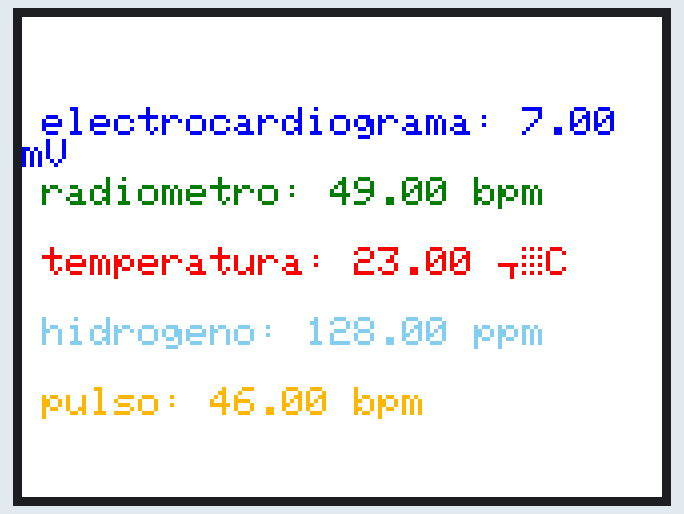
The program below on a simulated ESP32. On the bench: 320×240 colour display. Random numbers use the default seed unless the program sets one; what the program prints to the serial monitor is not drawn.

Above: at 0.4 s.
At 4.8 s:
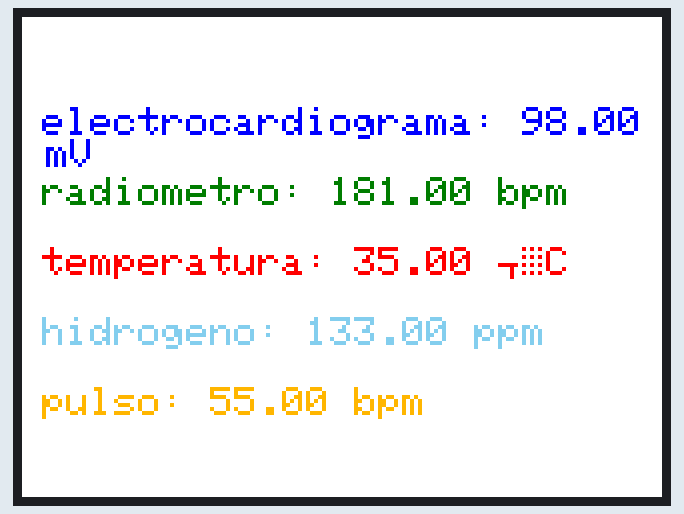
At 9.8 s:
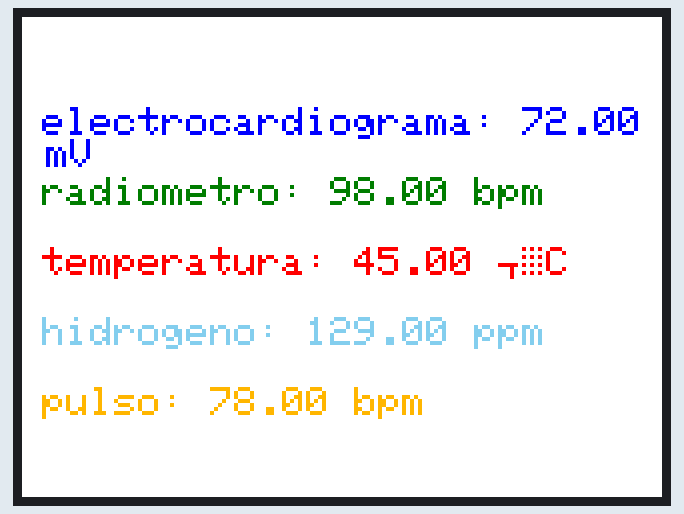
At 19.8 s:
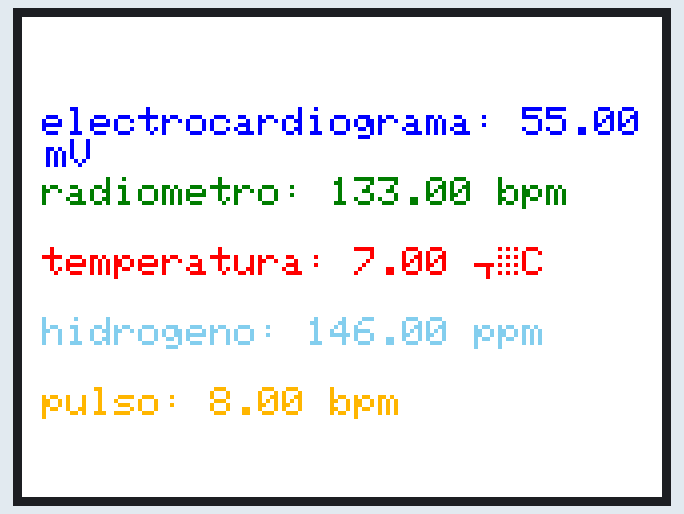
At 29.1 s:
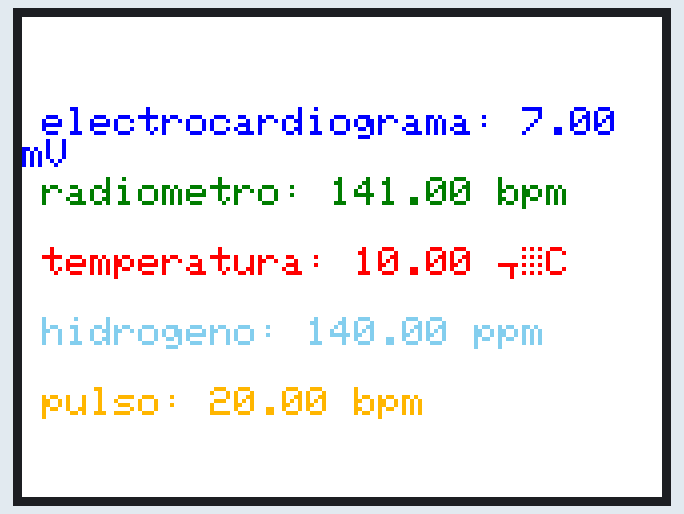
At 39.1 s:
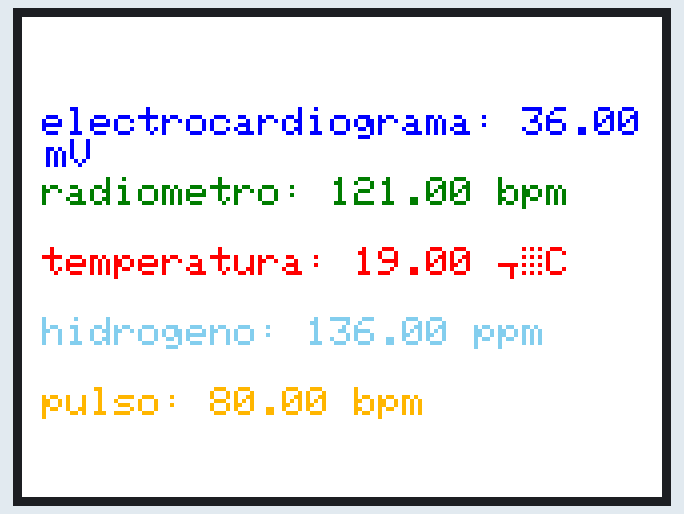

Measured:
- what the display in image 1 shows lasts 0.6 s, from 4.7 s to 5.3 s

The program:

main.cpp
```cpp
#include <Arduino.h>
#include <TFT_eSPI.h>
#include "Electrocardiograma.h"
#include "Radiometro.h"
#include "Temperatura.h"
#include "Hidrogeno.h"
#include "Dispositivo.h"
#include "pulso.h"

TFT_eSPI tft;
Electrocardiograma electrocardiograma("electrocardiograma");
Radiometro radiometro("radiometro");
Temperatura temperatura("temperatura");
Hidrogeno hidrogeno("hidrogeno");
Pulso pulso("pulso");

Dispositivo dispositivo("pulsera");

void setup() {
dispositivo.registrarSensores(&electrocardiograma);
dispositivo.registrarSensores(&radiometro);
dispositivo.registrarSensores(&temperatura);
dispositivo.registrarSensores(&hidrogeno);
dispositivo.registrarSensores(&pulso);

Serial.begin(115200);
  pinMode(TFT_BL, OUTPUT);
  digitalWrite(TFT_BL, HIGH);

  tft.init();
  tft.setRotation(1);
  tft.fillScreen(TFT_WHITE);
  tft.setTextSize(2);
}

void loop() {
tft.fillScreen(TFT_WHITE);

tft.setCursor(10, 45);
tft.setTextColor(TFT_BLUE, TFT_WHITE);
tft.print("electrocardiograma: ");
tft.print(electrocardiograma.obtenerLecturas());
tft.print(" mV");


tft.setCursor(10, 80);
tft.setTextColor(TFT_DARKGREEN, TFT_WHITE);
tft.print("radiometro: ");
tft.print(radiometro.obtenerLecturas());
tft.print(" bpm");


tft.setCursor(10, 115);
tft.setTextColor(TFT_RED, TFT_WHITE);
tft.print("temperatura: ");
tft.print(temperatura.obtenerLecturas());
tft.print(" °C");


tft.setCursor(10, 150);
tft.setTextColor(TFT_SKYBLUE, TFT_WHITE);
tft.print("hidrogeno: ");
tft.print(hidrogeno.obtenerLecturas());
tft.print(" ppm ");

tft.setCursor(10, 185);
tft.setTextColor(TFT_ORANGE, TFT_WHITE);
tft.print("pulso: ");
tft.print(pulso.obtenerLecturas());
tft.print(" bpm");

dispositivo.mostrarCantidaddes();

delay(500);


}
```

Acelerometro.h
```cpp
#ifndef ACELEROMETRO_H
#define ACELEROMETRO_H

#include "Sensor.h"


class Acelerometro : public Sensor{
private:
double leer () const override;

const char* unidad() const override;

public:
explicit Acelerometro(const char* nombre);

double obtenerLecturas() const override;

};

#endif
```

Dispositivo.h
```cpp
#ifndef DISPOSITIVO_H
#define DISPOSITIVO_H


#include "Sensor.h"
#include <vector>

class Dispositivo {
    private:
    const char* nombre;
    std::vector<Sensor*> sensores;

    public:
    explicit Dispositivo(const char* nombre);

    bool registrarSensores(Sensor* sensores);

    void mostrarCantidaddes() const;

};

#endif
```

Electrocardiograma.h
```cpp
#ifndef ELECTROCARDIONGRAMA_H
#define ELECTROCARDIONGRAMA_H

#include "Sensor.h"

class Electrocardiograma : public Sensor{
private:
double leer () const override;

const char* unidad() const override;

public:

explicit Electrocardiograma(const char* nombre);

double obtenerLecturas() const override;


};

#endif
```

Hidrogeno.h
```cpp
#ifndef HIDROGENO_H
#define HIDROGENO_H

#include "Sensor.h"

class Hidrogeno : public Sensor{
private:
double leer () const override;

const char* unidad() const override;

public:

explicit Hidrogeno(const char* nombre);

double obtenerLecturas() const override;


};

#endif
```

Pulso.h
```cpp
#ifndef PULSO_H
#define PULSO_H


#include "Sensor.h"

class Pulso : public Sensor{
private:
double leer () const override;

const char* unidad() const override;

public:
explicit Pulso(const char* nombre);

double obtenerLecturas() const override;
};

#endif
```

Radiometro.h
```cpp
#ifndef RADIOMETRO_H
#define RADIOMETRO_H

#include "Sensor.h"

class Radiometro : public Sensor{
private:
double leer () const override;

const char* unidad() const override;

public:

explicit Radiometro(const char* nombre);

double obtenerLecturas() const override;


};

#endif
```

Sensor.h
```cpp
#ifndef SENSOR_H
#define SENSOR_H

#include <Arduino.h>

class Sensor {
private:
const char* nombre;
virtual double leer () const = 0;

virtual const char* unidad() const {return "indefinido";};

public:
explicit Sensor(const char* nombre);

const char* getNombre()const;

virtual double obtenerLecturas() const = 0;

void mostrarEstados();

virtual ~Sensor()=default;
};


#endif
```

Temperatura.h
```cpp
#ifndef TEMPERATURA_H
#define TEMPERATURA_H

#include "Sensor.h"

class Temperatura : public Sensor {
private:
double leer () const override;

const char* unidad() const override;

public:
explicit Temperatura(const char* nombre);

double obtenerLecturas() const override;

};

#endif
```

Acelerometro.cpp
```cpp
#include "Acelerometro.h"

Acelerometro::Acelerometro(const char* nombre):Sensor(nombre){}

double Acelerometro::leer() const{
    return random(0, 300);
}

const char* Acelerometro::unidad() const {
    return "m/s^2";
}

double Acelerometro::obtenerLecturas() const{
    return leer();
}
```

Dispositivo.cpp
```cpp
#include "Dispositivo.h"


Dispositivo::Dispositivo(const char* nombre):nombre(nombre){}
bool Dispositivo::registrarSensores(Sensor* sensores){
this->sensores.push_back(sensores);
return true;
}


void Dispositivo::mostrarCantidaddes() const{
    for(size_t i =0; i < sensores.size(); i++)
    this->sensores[i]->mostrarEstados();
}
```

Electrocardiograma.cpp
```cpp
#include "Electrocardiograma.h"


Electrocardiograma::Electrocardiograma(const char* nombre):Sensor(nombre){}
double Electrocardiograma::leer() const  {
    return random(0, 100);
}

const char* Electrocardiograma::unidad() const{
    return "mV";
}

double Electrocardiograma::obtenerLecturas() const{
    return leer();
}
```

Hidrogeno.cpp
```cpp
#include "Hidrogeno.h"


Hidrogeno::Hidrogeno(const char* nombre):Sensor(nombre){}
double Hidrogeno::leer() const  {
    return random(120, 150);
}

const char* Hidrogeno::unidad() const{
    return "ppm";
}

double Hidrogeno::obtenerLecturas() const{
    return leer();
}
```

Pulso.cpp
```cpp
#include "Pulso.h"

Pulso::Pulso(const char* nombre):Sensor(nombre){}

double Pulso::leer() const{
    return random(0, 89);
}

const char* Pulso::unidad() const{
    return "bpm";
}

double Pulso::obtenerLecturas() const{
    return leer();
}
```

Radiometro.cpp
```cpp
#include "Radiometro.h"

Radiometro::Radiometro(const char* nombre):Sensor(nombre){}

double Radiometro::leer() const{
    return random(0,200);
}

const char* Radiometro::unidad() const{
    return "bpm";
}

double Radiometro::obtenerLecturas() const{
    return leer();
}
```

Sensor.cpp
```cpp
#include "Sensor.h"

Sensor::Sensor(const char* nombre):nombre(nombre){}


const char* Sensor::getNombre()const{
    return nombre;
}

void Sensor::mostrarEstados(){
    Serial.print(getNombre());
    Serial.print(": ");
    Serial.print(obtenerLecturas());
    Serial.print(" ");
    Serial.println(unidad());
}
```

Temperatura.cpp
```cpp
#include "Temperatura.h"

Temperatura::Temperatura(const char* nombre):Sensor(nombre){}

double Temperatura::leer() const{
    return random(0, 50);
}

const char* Temperatura::unidad() const{
    return "C";
}

double Temperatura::obtenerLecturas() const{
    return leer();
}
```
